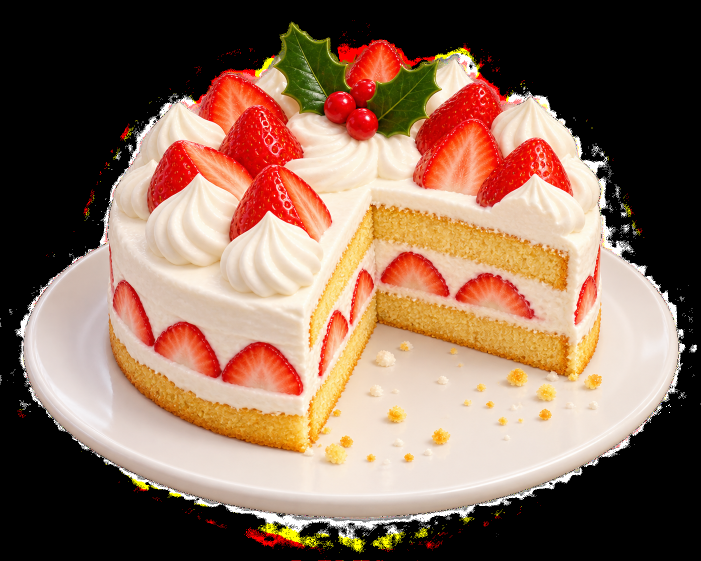
#> input picture assets/generated/cake_1.png, 1402 x 1122 px, given in place of santa.png, which was not available (shown at 1/2 size)
$ python christmas_camera.py
#> lines starting #> are read from the running program, lines starting #| are printed output that depends on the picture; pictures that were not available may be replaced by others from this repository, and a replacement may not be noted
### graphics.py
"""OpenCVの画像合成と日本語文字描画の共通処理。"""
import math
import json
from pathlib import Path
from functools import lru_cache
import cv2
import numpy as np

def load_rgba(path):
    image = cv2.imread(str(path), cv2.IMREAD_UNCHANGED)
#> image is the input picture: shape (1122, 1402, 4); mean B, G, R, A 88.5, 106.3, 136.1, 143.8
    if image is None or image.ndim != 3 or image.shape[2] != 4:
        raise RuntimeError(f'透過PNG素材がありません: {path}')
    if image[:, :, 3].min() == 255:
        raise RuntimeError(f'素材に透明部分がありません: {path}')
    x, y, w, h = cv2.boundingRect((image[:, :, 3] > 8).astype(np.uint8))
#> x = 47; y = 45; w = 1310; h = 991
    return image[y:y+h, x:x+w]
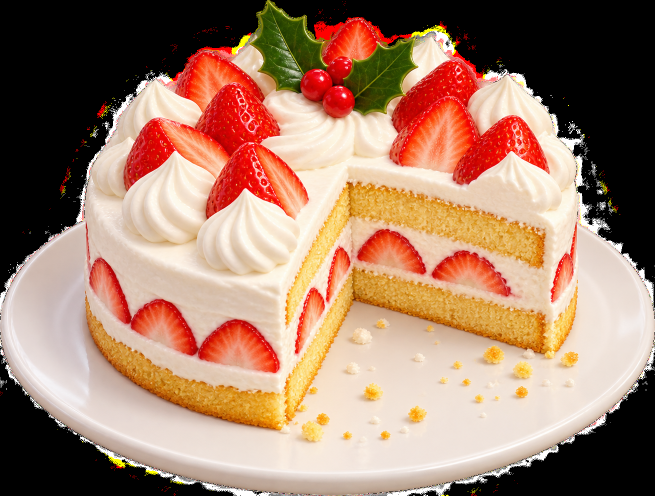
#> returned value: shape (991, 1310, 4) (shown at 1/2 size); mean of channels 0, 1, 2, 3 106, 126.9, 162.6, 174.2; drawn as B, G, R


# [89 lines left out: functions blit, panel, _font_atlas, _text_mask, _tint_mask, text, not called in this run]

### accessories.py
"""生成素材の顔への配置、星の光、雪の描画。"""
import math
import cv2
import numpy as np
from tracking import HEADS
from graphics import load_rgba
from pathlib import Path

ASSETS = Path(__file__).resolve().parent / 'assets' / 'generated'

# 基準点は christmas_camera.placement と共通。
BOXES = {
    'santa': (80, 70, 240, 190),
    'beard': (99, 373, 202, 142),
    'antlers': (38, 70, 324, 180),
    'star': (142, 98, 116, 116),
    'gift': (110, 85, 180, 149),
    'cross': (150, 82, 100, 140),
    'red': (175, 325, 50, 50),
    'wreath': (38, 183, 324, 348),
}


def make_sprites():
    sprites = {}
    for name, (x, y, w, h) in BOXES.items():
        source = load_rgba(ASSETS / f'{name}.png')
        scale = min(w/source.shape[1], h/source.shape[0])
#> scale = 0.183
        sw, sh = max(1, round(source.shape[1]*scale)), max(1, round(source.shape[0]*scale))
#> sw = 240; sh = 182
        # プリマルチプライで縮小し、透明部分の黒が輪郭に混ざるのを防ぐ。
        alpha = source[:, :, 3:4].astype(np.float32) / 255
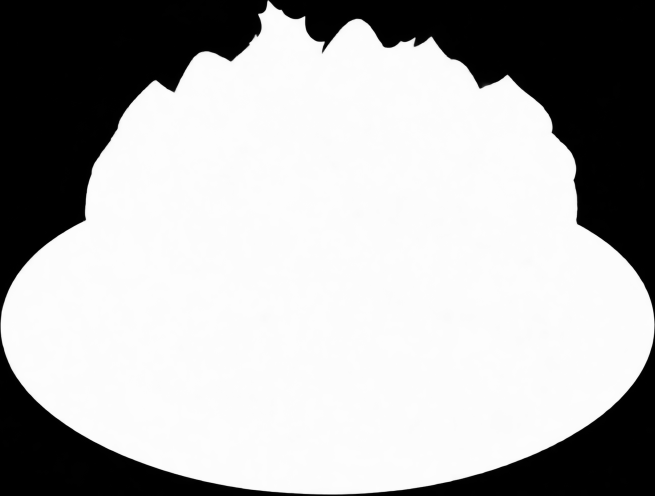
#> alpha: shape (991, 1310, 1) float32 (shown at 1/2 size); min 0, max 1, mean 0.683
        data = np.concatenate((source[:, :, :3].astype(np.float32)*alpha, alpha*255), axis=2)
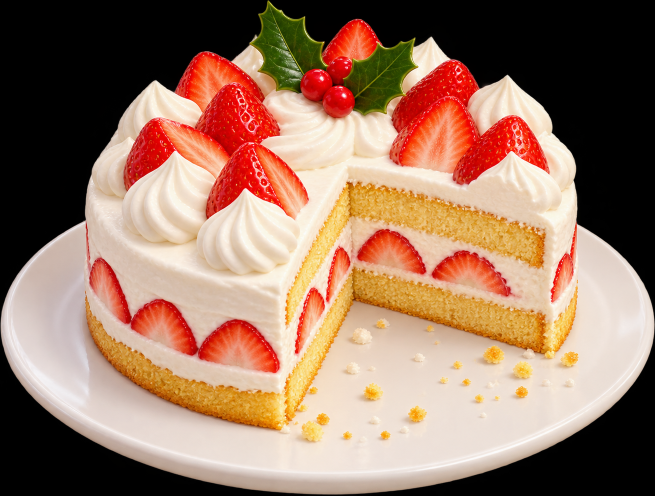
#> data: shape (991, 1310, 4) float32 (shown at 1/2 size); mean of channels 0, 1, 2, 3 99.9, 119.9, 154.1, 175.9; drawn as B, G, R
        resized = cv2.resize(data, (sw, sh), interpolation=cv2.INTER_AREA)
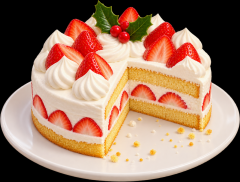
#> resized: shape (182, 240, 4) float32; mean of channels 0, 1, 2, 3 99.9, 119.9, 153.9, 174.2; drawn as B, G, R
        a = resized[:, :, 3:4]/255
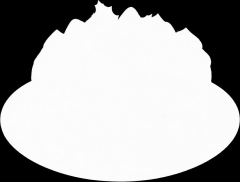
#> a: shape (182, 240, 1) float32; min 0, max 0.993, mean 0.683
        resized[:, :, :3] = resized[:, :, :3]/np.maximum(a, 1e-6)
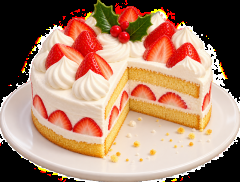
#> resized: shape (182, 240, 4) float32; mean of channels 0, 1, 2, 3 109.6, 131.4, 168.7, 174.2; drawn with min black and max white
        canvas = np.zeros((600, 400, 4), np.uint8)
        left, top = x+(w-sw)//2, y+(h-sh)//2
#> left = 80; top = 74
        canvas[top:top+sh, left:left+sw] = np.clip(resized, 0, 255).astype(np.uint8)
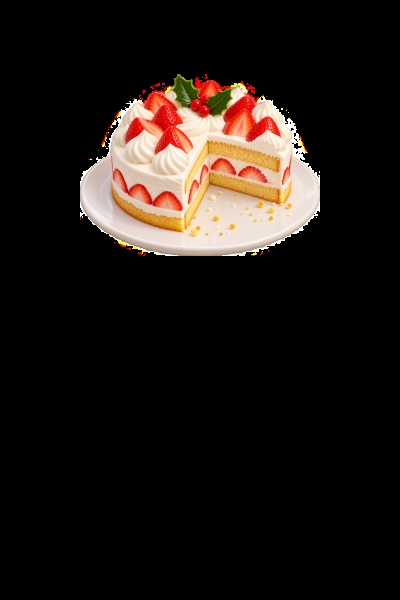
#> canvas: shape (600, 400, 4); mean of channels 0, 1, 2, 3 19.9, 23.8, 30.6, 31.6; drawn as B, G, R
        sprites[name] = canvas
#> pass 2 of the loop in make_sprites, `for name, (x, y, w, h) in BOXES.items():`:
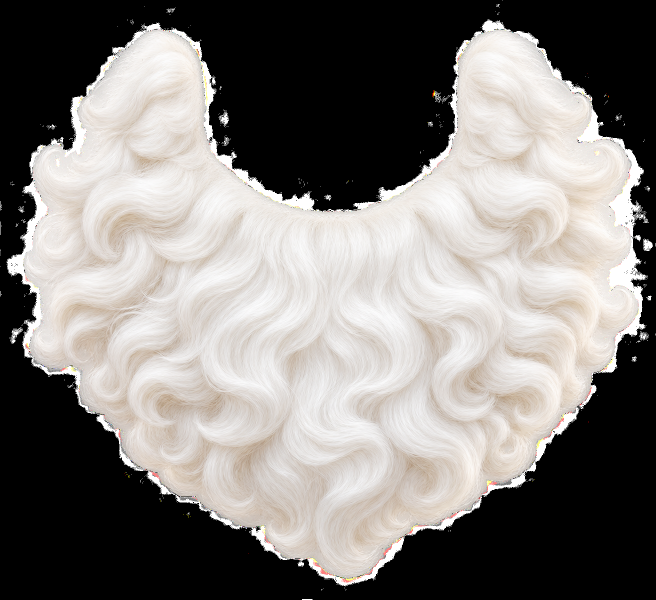
#> input picture assets/generated/beard.png, 1312 x 1199 px (shown at 1/2 size)
#> in load_rgba, image is the input picture: shape (1199, 1312, 4); mean B, G, R, A 123.8, 126.9, 130.4, 128.2
#> y = 59; w = 1229; h = 1097
#> alpha: shape (1097, 1229, 1) float32
#> data: shape (1097, 1229, 4) float32
#> in make_sprites, `a = resized[:, :, 3:4]/255`:
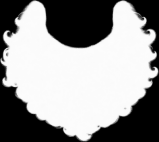
#> a: shape (142, 159, 1) float32; min 0, max 0.992, mean 0.587
#> in make_sprites, `canvas[top:top+sh, left:left+sw] = np.clip(resized, 0, 255).astype(np...`:
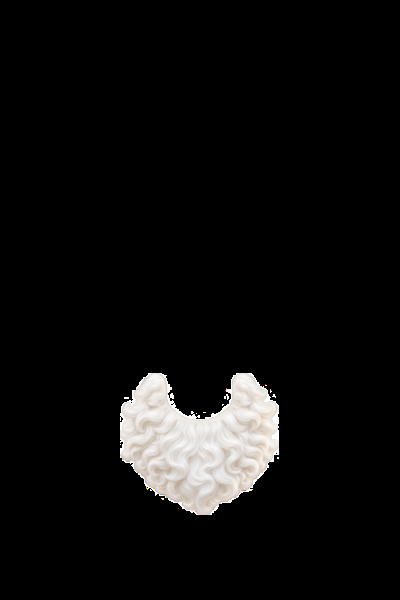
#> canvas: shape (600, 400, 4); mean of channels 0, 1, 2, 3 14, 14.4, 14.8, 14; drawn as B, G, R
#> pass 3 of the loop in make_sprites, `for name, (x, y, w, h) in BOXES.items():`:
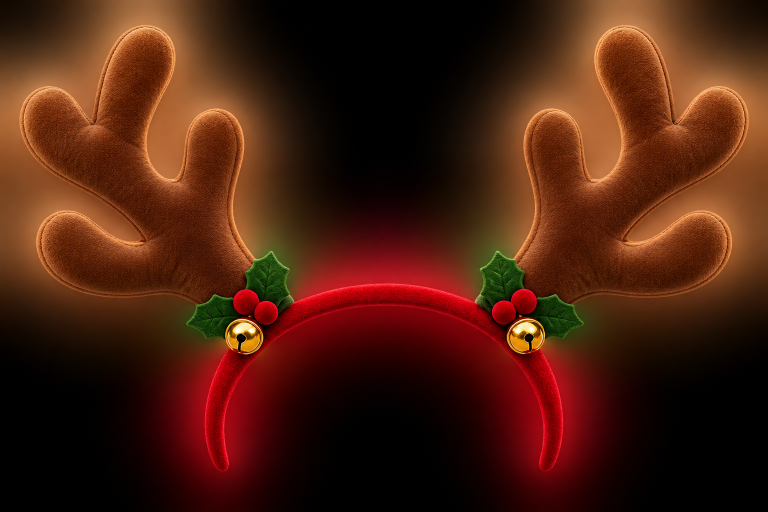
#> input picture assets/generated/antlers.png, 1536 x 1024 px (shown at 1/2 size)
#> in load_rgba, image is the input picture: shape (1024, 1536, 4); mean B, G, R, A 15, 31.6, 75.2, 63.6
#> x = 38; y = 49; w = 1461; h = 894
#> alpha: shape (894, 1461, 1) float32
#> data: shape (894, 1461, 4) float32
#> a: shape (180, 294, 1) float32
#> in make_sprites, `resized[:, :, :3] = resized[:, :, :3]/np.maximum(a, 1e-6)`:
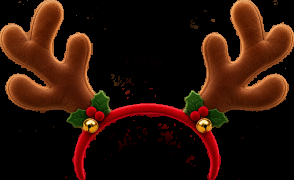
#> resized: shape (180, 294, 4) float32; mean of channels 0, 1, 2, 3 7.9, 18.4, 43.8, 76.6; drawn as B, G, R
#> in make_sprites, `canvas[top:top+sh, left:left+sw] = np.clip(resized, 0, 255).astype(np...`:
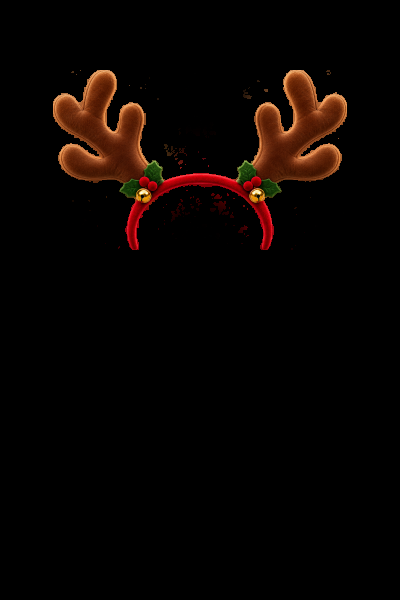
#> canvas: shape (600, 400, 4); mean of channels 0, 1, 2, 3 1.7, 4, 9.6, 16.9; drawn as B, G, R
#> the loop made 6 passes; the first 3 are shown
    return sprites

# [93 lines left out: functions placement, composite, star_animation, not called in this run]


class Snow:
    # [31 lines left out: functions __init__, draw, render, not called in this run]

### main.py
"""クリスマスカメラの起動、入力、処理順の制御。"""
import argparse
from datetime import datetime
import math
from pathlib import Path
import time
import cv2
from accessories import make_sprites, render, Snow
from tracking import Tracker, LOOKS
from vision import FaceDetector, MouthEstimator
from cake_game import CakeRace
from game_visuals import GameVisuals
from graphics import text
from diagnostics import draw_guides, write_preview
from audio import SoundEffects

ROOT = Path(__file__).resolve().parent
MODEL = ROOT / 'models' / 'face_detection_yunet_2023mar.onnx'
WINDOW = 'クリスマス ぱくぱく対戦'

# [7 lines left out: function save, not called in this run]


def main():
    parser = argparse.ArgumentParser(description=__doc__)
    parser.add_argument('--camera', type=int, default=0, help='カメラ番号（既定: 0）')
    parser.add_argument('--detect-width', type=int, default=960, help='顔検出の最大幅（既定: 960、0で入力を縮小しない）')
    parser.add_argument('--threshold', type=float, default=.75, help='顔検出のしきい値（既定: 0.75）')
    parser.add_argument('--fullscreen', action='store_true')
    parser.add_argument('--no-sound', action='store_true', help='効果音を再生しない')
    parser.add_argument('--commentary', action='store_true', help='Codex App ServerによるAI音声実況を有効にする')
    parser.add_argument('--players', type=int, choices=(1, 2), default=2, help='1: 1人チャレンジ、2: 2人対戦（既定）')
    parser.add_argument('--mirror-only', action='store_true', help='ゲームを自動開始しない')
    parser.add_argument('--min-face', type=int, default=160, help='ゲーム開始に必要な顔幅（既定: 160px）')
    parser.add_argument('--time-limit', type=float, default=30., help='制限時間（秒、既定: 30）')
    parser.add_argument('--mouth-sensitivity', type=int, choices=range(1, 6), default=4, help='口の感度（1〜5、大きいほど小さな開閉で反応。既定: 4）')
    parser.add_argument('--mouth-debug', action='store_true', help='口の特徴点と開き具合を表示')
    parser.add_argument('--head-offset', type=float, default=0., help='頭の飾りの上下位置（顔幅に対する比率、正で下）')
    parser.add_argument('--preview-file', type=Path, help='確認用の投影画像を0.5秒ごとにローカル保存（任意）')
    args = parser.parse_args()
    if not math.isfinite(args.head_offset) or not -.5 <= args.head_offset <= .5:
        parser.error('--head-offset は -0.5〜0.5 です')
    if args.preview_file and args.preview_file.suffix.lower() not in ('.jpg', '.jpeg', '.png'):
        parser.error('--preview-file は .jpg / .jpeg / .png を指定してください')
    if (args.detect_width != 0 and args.detect_width < 160) or not 0 < args.threshold <= 1:
        parser.error('--detect-width は0または160以上、--threshold は0より大きく1以下です')
    if args.min_face < 40 or not math.isfinite(args.time_limit) or args.time_limit <= 0:
        parser.error('--min-face>=40、--time-limit>0 を指定してください')
    sprites = make_sprites()
    if not MODEL.is_file():
        raise RuntimeError(f'顔検出モデルがありません: {MODEL}')
    detector = FaceDetector(MODEL, args.detect_width, args.threshold)
    lbf = ROOT / 'models' / 'lbfmodel.yaml'
    if not lbf.is_file():
        raise RuntimeError('口検出モデルがありません。python setup_models.py を実行してください。')
    estimator = MouthEstimator(lbf)
    race = CakeRace(min_face=args.min_face, time_limit=args.time_limit, player_count=args.players, sensitivity=args.mouth_sensitivity)
    visuals = GameVisuals()
    sounds = SoundEffects(enabled=not args.no_sound)
    commentator = None
    if args.commentary:
        from commentary import Commentator
        commentator = Commentator()
    game_enabled = not args.mirror_only
    last_game_state = None
    cap = cv2.VideoCapture(args.camera)
    tracker, snow = Tracker(), Snow()
    fullscreen, hud, guides = args.fullscreen, True, False
    head_offset, last_preview = args.head_offset, 0.
    try:
        if not cap.isOpened():
            raise RuntimeError('カメラを開けません。macOSのカメラ権限と --camera 番号を確認してください。')
        cap.set(cv2.CAP_PROP_FRAME_WIDTH, 1280)
        cap.set(cv2.CAP_PROP_FRAME_HEIGHT, 720)
        cv2.namedWindow(WINDOW, cv2.WINDOW_NORMAL)
        cv2.resizeWindow(WINDOW, 1280, 720)
        if fullscreen:
            cv2.setWindowProperty(WINDOW, cv2.WND_PROP_FULLSCREEN, cv2.WINDOW_FULLSCREEN)
        last = time.monotonic()
        fps = 0.
        print('M: 1人／2人切替 | G: ゲーム切替 | R: 再試合 | SPACE: シャッフル | 1-6: 素材確認 | +/-: 口の感度 | ↑↓: 頭の飾り位置 | D: 位置ガイド | S: 保存 | F: 全画面 | H: 説明 | Q/ESC: 終了', flush=True)
        while True:
            ok, frame = cap.read()
            if not ok or frame is None:
                raise RuntimeError('カメラ映像を取得できません。接続や他アプリのカメラ使用を確認してください。')
            frame = cv2.flip(frame, 1)
            now = time.monotonic()
            dt, last = now - last, now
            fps = .9 * fps + .1 / max(dt, .001)
            faces = detector.detect(frame)
            tracker.ttl = 12. if game_enabled and race.state in ('countdown', 'playing', 'paused', 'result') else 1.2
            visible = tracker.update(faces, now)
            ratios = {}
            if game_enabled:
                mouth_tracks = race.mouth_targets(visible, frame.shape[1])
                ratios = estimator.estimate(frame, mouth_tracks)
                race.update(visible, ratios, frame.shape[1], now)
                if race.state != last_game_state or race.events:
                    print(f'GAME {race.state} | bites={[p.hits for p in race.players]} | time={race.elapsed:.2f}', flush=True)
                    last_game_state = race.state
            sounds.update(race, now, active=game_enabled)
            if commentator:
                commentator.update(race, now, active=game_enabled)
            snow.draw(frame, dt, now)
            render(frame, visible, sprites, now, head_offset)
            visuals.draw(frame, race, visible, ratios, now, game_enabled)
            if commentator:
                text(frame, f'AI実況：{commentator.status}', (frame.shape[1]/2, 91), .4)
            display = frame.copy() if guides or args.mouth_debug or (hud and not game_enabled) else frame
            draw_guides(display, visible, estimator.points if args.mouth_debug and game_enabled else {}, ratios, guides)
            if hud and not game_enabled:
                # 頭上の星や帽子を隠さないよう、操作説明は画面下に置く。
                bottom = display.shape[0]
                cv2.rectangle(display, (0, bottom-58), (display.shape[1], bottom), (30, 28, 24), -1)
                text(display, f'クリスマス変身！  {len(visible)}人  毎秒{fps:.0f}コマ  飾り位置 {head_offset:+.2f}',
                     (display.shape[1]/2, bottom-37), .55)
                text(display, '空白：変身  1〜6：素材  ↑↓：位置  G：対戦  S：写真  F：全画面  Q：終了',
                     (display.shape[1]/2, bottom-13), .43)
            if args.preview_file and now - last_preview >= .5:
                write_preview(args.preview_file, display, visible, race, fps, ratios)
                last_preview = now
            cv2.imshow(WINDOW, display)
            key = cv2.waitKeyEx(1)
            if key in (27, ord('q'), ord('Q')):
                break
            if key == 32:
                tracker.shuffle()
            elif key in (ord('r'), ord('R')):
                tracker.shuffle()
                race.reset()
            elif key in (ord('g'), ord('G')):
                game_enabled = not game_enabled
                race.reset()
            elif key in (ord('m'), ord('M')):
                race.set_player_count(2 if race.player_count == 1 else 1)
                game_enabled = True
            elif key in (ord('+'), ord('='), ord('-')):
                level = max(1, min(5, race.sensitivity + (-1 if key == ord('-') else 1)))
                if level != race.sensitivity:
                    race.set_sensitivity(level)
                    print(f'口の感度: {level}/5', flush=True)
            elif ord('1') <= key <= ord('6'):
                tracker.choose(LOOKS[key - ord('1')])
            elif key in (0xF700, 2490368, 65362):
                head_offset = max(-.5, head_offset - .025)
            elif key in (0xF701, 2621440, 65364):
                head_offset = min(.5, head_offset + .025)
            elif key in (ord('d'), ord('D')):
                guides = not guides
            elif key in (ord('s'), ord('S')):
                save(frame)
            elif key in (ord('h'), ord('H')):
                hud = not hud
            elif key in (ord('f'), ord('F')):
                fullscreen = not fullscreen
                cv2.setWindowProperty(WINDOW, cv2.WND_PROP_FULLSCREEN,
                                      cv2.WINDOW_FULLSCREEN if fullscreen else cv2.WINDOW_NORMAL)
            if cv2.getWindowProperty(WINDOW, cv2.WND_PROP_VISIBLE) < 1:
                break
    finally:
        cap.release()
        sounds.close()
        if commentator:
            commentator.close()
        cv2.destroyAllWindows()

### christmas_camera.py
"""既存の起動コマンドを維持するエントリーポイント。"""
import cv2
from main import main

if __name__ == '__main__':
    try:
        main()
    except KeyboardInterrupt:
        pass
    except (RuntimeError, cv2.error) as error:
#> (the run stopped early here; a loop or call above may not have finished)
